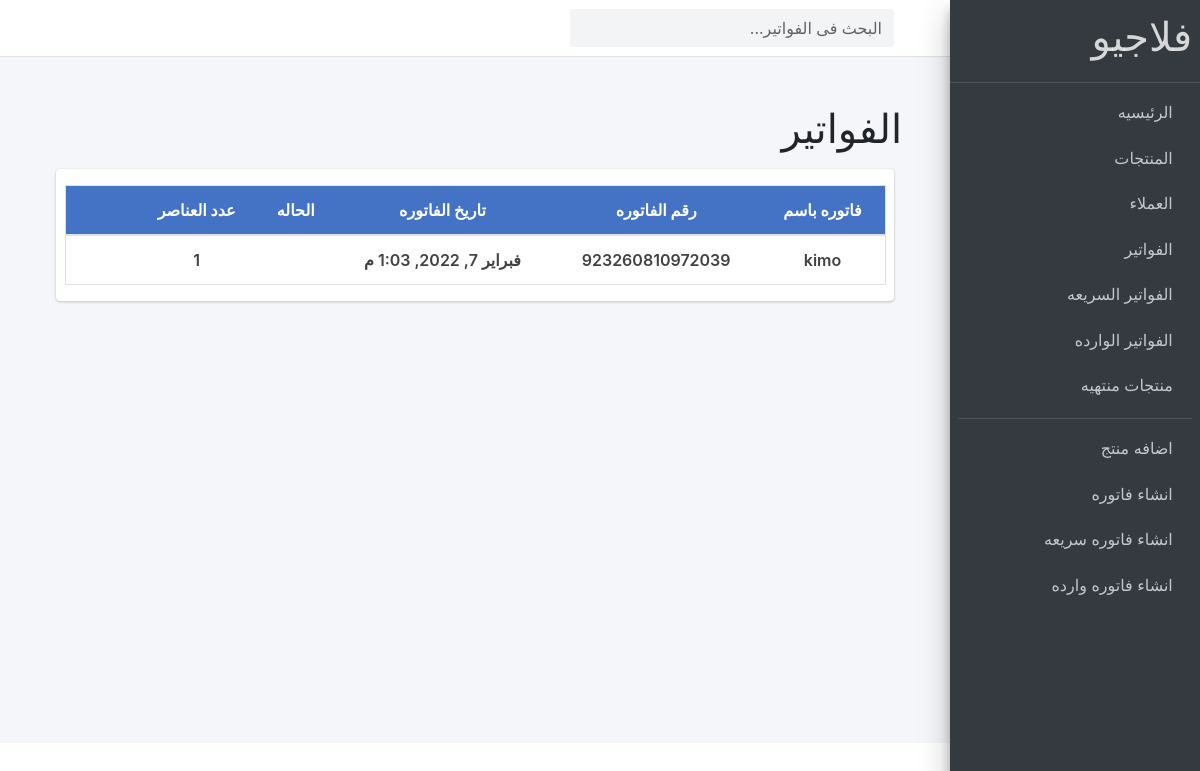
The page /home/products/bills/ on the database as committed earlier.
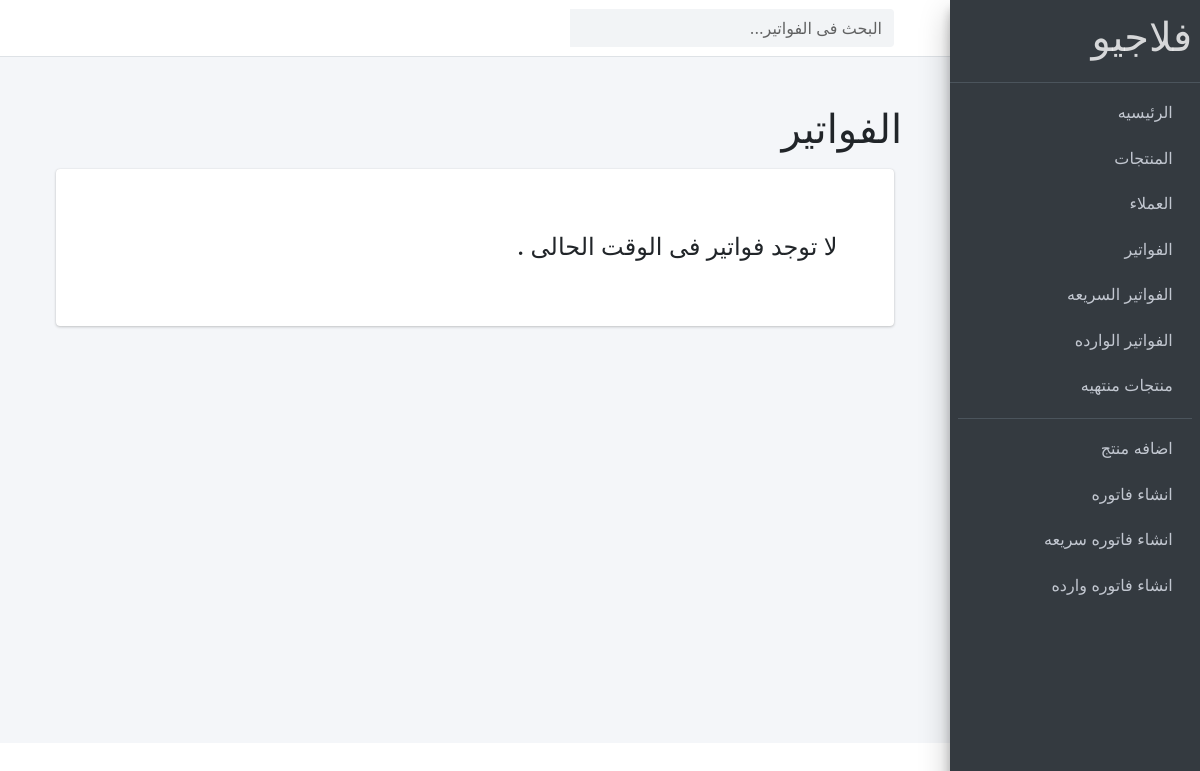
The same page on the database as committed later.
### store/models.py (models this page shows, shortened)
class Order(models.Model):
    client = models.ForeignKey(Client,on_delete=models.CASCADE, verbose_name="العميل")
    date_ordered = models.DateTimeField(auto_now_add=True)
    complete = models.BooleanField(default=False)
    transaction_id = models.CharField(max_length=100, null=True)
    remaining_atthattime = models.DecimalField(max_digits=7  , decimal_places=2 , verbose_name="المبلغ المتبقى وقتها")
    paid = models.FloatField(validators=[MinValueValidator(0)],verbose_name="تم دفع")
    ORDslug = models.SlugField(blank=True, null=True, unique=True, allow_unicode=True, max_length=255 , verbose_name="slug")
    class Meta:
        ordering = ["client__name"]
    @property
    def get_bill_count(self):
        orderitems = self.orderline_set.all()
        count = orderitems.count()
        return count

class Client(models.Model):
    phone = models.CharField(max_length=11, unique=True, verbose_name="رقم الهاتف")
    name = models.CharField(max_length=50, unique=True, verbose_name="اسم العميل")
    remaining_money = models.DecimalField(max_digits=7  , decimal_places=2 , default=0, verbose_name="مبلغ متبقى")
    def  __str__ (self):
        return self.name

### store/views.py (the view)
# urls.py: path('products/bills/', views.bills, name="bills"),
def bills(request):
    search_qs = request.GET.get('search_bills', '')
    if search_qs:
        bills = Order.objects.filter(Q(client__name__icontains=search_qs)|
                                        Q(transaction_id__icontains=search_qs))
    else:
        bills = Order.objects.all()
    return render(request, 'pages/bills.html',{'bills': bills})

### store/context_processor.py (called while the page is built)
def calc_empty_products(request):
    products = Product.objects.filter(available_in_ventory=0)
    emptyNum = products.count()
    return {"emptyNum":emptyNum}

### templates/pages/bills.html (shortened to what this page needs)
{% extends 'base.html' %}
{% load crispy_forms_tags %}
{% load static %}
{% block content %}
    <nav  class="main-header navbar navbar-expand navbar-white navbar-light">
      <ul class="navbar-nav">
        <li class="nav-item">
          <a class="nav-link" data-widget="pushmenu" href="#"></a>
        </li>
      </ul>
      <form class="form-inline ml-3" action="{% url 'products:bills' %}">
        <div class="input-group">
          <input id="searchIdforbills" class="form-control form-control-navbar" name="search_bills" type="search" placeholder="البحث فى الفواتير..." aria-label="Search">
          <div class="input-group-append">
            <button class="btn btn-navbar" type="submit">
            </button>
          </div>
        </div>
      </form>
    </nav>
    <div style="direction: rtl;" class="wrapper">
      <div   class="content-wrapper p-5">
        <div class="row mb-2">
          <div class="col-sm-6">
            <h1>الفواتير</h1>
          </div>
        </div>
            <section class="content">
              <div class="card card-solid">
                  <div class="row d-flex align-items-stretch">
                    <div   class="col-12 p-3">
                      {% if bills %}
                      <table class="table table-bordered text-center bills_table">
                        <thead>
                          <tr class="bills_thead_row">
                            <th scope="col">فاتوره باسم </th>
                            <th scope="col">رقم الفاتوره </th>
                            <th scope="col">تاريخ الفاتوره </th>
                            <th scope="col">الحاله</th>
                            <th scope="col"> عدد العناصر </th>
                            <th scope="col"> </th>
                          </tr>
                        </thead>
                        <tbody>
                          {% for bill in bills %}
                          <tr class="bills_table_row">
                            <td><a href="{% url 'products:create-line' bill.id %}">{{bill.client}}</a></td>
                            <td><a href="{% url 'products:create-line' bill.id %}">{{bill.transaction_id}}</a></td>
                            <td><a href="{% url 'products:create-line' bill.id %}">{{bill.date_ordered}}</a></td>
                            <td></td>
                            <td><a href="{% url 'products:create-line' bill.id %}">{{bill.get_bill_count}}</a> </td>
                            <td class="deletebtn"><a data-product="{{bill.id}}" href="#" class="btn delete_bill_list delete_bill_list{{bill.id}}"></a></td>
                          </tr>
                          {% endfor %}
                        </tbody>
                      </table>
                      {% else %}
                      <h4 class="m-5">لا توجد فواتير فى الوقت الحالى .</h4>
                      {% endif %}
                    </div>
                    </div>
              </div>
            </section>
          </div>
      </div>
{% endblock %}

Rows that differ between the two databases and show on the page:
removed Order: client "kimo", transaction_id "923260810972039", date_ordered "فبراير 7, 2022, 1:03 م", get_bill_count "1"
Other text that changed with them:
text no longer shown: "فاتوره باسم رقم الفاتوره تاريخ الفاتوره الحاله عدد العناصر"
text now shown: "لا توجد فواتير فى الوقت الحالى ."
